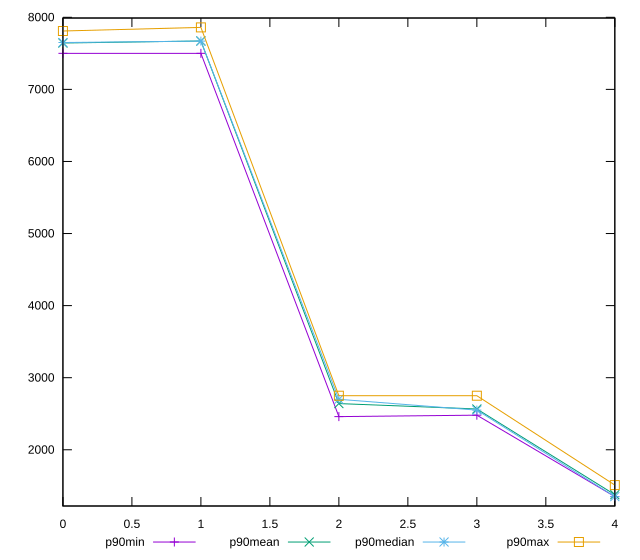

Recreate this plot in gnuplot.
reset

$p90Min <<EOF
0 7500
1 7500
2 2460
3 2480
4 1350
EOF

$p90Mean <<EOF
0 7643.085106382979
1 7671.595744680851
2 2640.9574468085107
3 2565.531914893617
4 1376.8085106382978
EOF

$p90Median <<EOF
0 7650
1 7670
2 2700
3 2550
4 1350
EOF

$p90Max <<EOF
0 7810
1 7860
2 2750
3 2750
4 1510
EOF

set key outside below
set xrange [0:4]
set yrange [1219.8:7990.2]
set trange [1219.8:7990.2]
set terminal svg size 640, 560 enhanced background rgb 'white'
set output "report_00019_2021-02-10T18-14-37.922Z//uses-text-compression/progression/value.svg"

plot $p90Min title "p90min" with linespoints, \
     $p90Mean title "p90mean" with linespoints, \
     $p90Median title "p90median" with linespoints, \
     $p90Max title "p90max" with linespoints

reset
